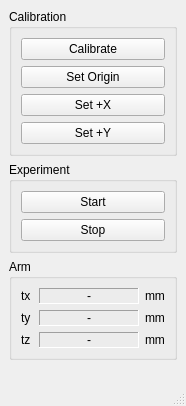
<ui version="4.0" >
 <class>MicroscribeLoggerForm</class>
 <widget class="QMainWindow" name="MicroscribeLoggerForm" >
  <property name="geometry" >
   <rect>
    <x>0</x>
    <y>0</y>
    <width>186</width>
    <height>406</height>
   </rect>
  </property>
  <property name="windowTitle" >
   <string>Microscribe Logger</string>
  </property>
  <widget class="QWidget" name="centralwidget" >
   <property name="geometry" >
    <rect>
     <x>0</x>
     <y>21</y>
     <width>186</width>
     <height>366</height>
    </rect>
   </property>
   <layout class="QHBoxLayout" name="horizontalLayout_2" >
    <item>
     <layout class="QHBoxLayout" name="horizontalLayout" >
      <item>
       <layout class="QVBoxLayout" name="verticalLayout" >
        <item>
         <widget class="QGroupBox" name="groupBox" >
          <property name="sizePolicy" >
           <sizepolicy vsizetype="Preferred" hsizetype="Minimum" >
            <horstretch>0</horstretch>
            <verstretch>0</verstretch>
           </sizepolicy>
          </property>
          <property name="maximumSize" >
           <size>
            <width>16777215</width>
            <height>16777215</height>
           </size>
          </property>
          <property name="title" >
           <string>Calibration</string>
          </property>
          <layout class="QVBoxLayout" name="verticalLayout_2" >
           <item>
            <widget class="QPushButton" name="btnCalibrate" >
             <property name="text" >
              <string>Calibrate</string>
             </property>
            </widget>
           </item>
           <item>
            <widget class="QPushButton" name="btnSetOrigin" >
             <property name="text" >
              <string>Set Origin</string>
             </property>
            </widget>
           </item>
           <item>
            <widget class="QPushButton" name="btnSetPlusX" >
             <property name="text" >
              <string>Set +X</string>
             </property>
            </widget>
           </item>
           <item>
            <widget class="QPushButton" name="btnSetPlusY" >
             <property name="text" >
              <string>Set +Y</string>
             </property>
            </widget>
           </item>
          </layout>
         </widget>
        </item>
        <item>
         <widget class="QGroupBox" name="Experiment" >
          <property name="sizePolicy" >
           <sizepolicy vsizetype="Preferred" hsizetype="Minimum" >
            <horstretch>0</horstretch>
            <verstretch>0</verstretch>
           </sizepolicy>
          </property>
          <property name="minimumSize" >
           <size>
            <width>0</width>
            <height>0</height>
           </size>
          </property>
          <property name="maximumSize" >
           <size>
            <width>16777215</width>
            <height>16777215</height>
           </size>
          </property>
          <property name="title" >
           <string>Experiment</string>
          </property>
          <layout class="QVBoxLayout" name="verticalLayout_3" >
           <item>
            <widget class="QPushButton" name="btnStartExperiment" >
             <property name="text" >
              <string>Start</string>
             </property>
            </widget>
           </item>
           <item>
            <widget class="QPushButton" name="btnStopExperiment" >
             <property name="text" >
              <string>Stop</string>
             </property>
            </widget>
           </item>
          </layout>
         </widget>
        </item>
        <item>
         <widget class="QGroupBox" name="groupBox_2" >
          <property name="title" >
           <string>Arm</string>
          </property>
          <layout class="QVBoxLayout" name="verticalLayout_4" >
           <item>
            <layout class="QGridLayout" name="gridLayout" >
             <item row="0" column="0" >
              <widget class="QLabel" name="label" >
               <property name="text" >
                <string>tx</string>
               </property>
              </widget>
             </item>
             <item row="0" column="1" >
              <widget class="QLabel" name="label_tx" >
               <property name="minimumSize" >
                <size>
                 <width>100</width>
                 <height>0</height>
                </size>
               </property>
               <property name="frameShape" >
                <enum>QFrame::Panel</enum>
               </property>
               <property name="frameShadow" >
                <enum>QFrame::Sunken</enum>
               </property>
               <property name="text" >
                <string>-</string>
               </property>
               <property name="alignment" >
                <set>Qt::AlignCenter</set>
               </property>
              </widget>
             </item>
             <item row="0" column="2" >
              <widget class="QLabel" name="label_7" >
               <property name="text" >
                <string>mm</string>
               </property>
              </widget>
             </item>
             <item row="1" column="0" >
              <widget class="QLabel" name="label_2" >
               <property name="text" >
                <string>ty</string>
               </property>
              </widget>
             </item>
             <item row="1" column="1" >
              <widget class="QLabel" name="label_ty" >
               <property name="minimumSize" >
                <size>
                 <width>100</width>
                 <height>0</height>
                </size>
               </property>
               <property name="frameShape" >
                <enum>QFrame::Panel</enum>
               </property>
               <property name="frameShadow" >
                <enum>QFrame::Sunken</enum>
               </property>
               <property name="text" >
                <string>-</string>
               </property>
               <property name="alignment" >
                <set>Qt::AlignCenter</set>
               </property>
              </widget>
             </item>
             <item row="1" column="2" >
              <widget class="QLabel" name="label_8" >
               <property name="text" >
                <string>mm</string>
               </property>
              </widget>
             </item>
             <item row="2" column="0" >
              <widget class="QLabel" name="label_3" >
               <property name="text" >
                <string>tz</string>
               </property>
              </widget>
             </item>
             <item row="2" column="1" >
              <widget class="QLabel" name="label_tz" >
               <property name="minimumSize" >
                <size>
                 <width>100</width>
                 <height>0</height>
                </size>
               </property>
               <property name="frameShape" >
                <enum>QFrame::Panel</enum>
               </property>
               <property name="frameShadow" >
                <enum>QFrame::Sunken</enum>
               </property>
               <property name="text" >
                <string>-</string>
               </property>
               <property name="alignment" >
                <set>Qt::AlignCenter</set>
               </property>
              </widget>
             </item>
             <item row="2" column="2" >
              <widget class="QLabel" name="label_9" >
               <property name="text" >
                <string>mm</string>
               </property>
              </widget>
             </item>
            </layout>
           </item>
          </layout>
         </widget>
        </item>
        <item>
         <spacer name="verticalSpacer" >
          <property name="orientation" >
           <enum>Qt::Vertical</enum>
          </property>
          <property name="sizeHint" stdset="0" >
           <size>
            <width>17</width>
            <height>394</height>
           </size>
          </property>
         </spacer>
        </item>
       </layout>
      </item>
     </layout>
    </item>
   </layout>
  </widget>
  <widget class="QMenuBar" name="menubar" >
   <property name="geometry" >
    <rect>
     <x>0</x>
     <y>0</y>
     <width>186</width>
     <height>21</height>
    </rect>
   </property>
   <property name="windowTitle" >
    <string>Microscribe Logger</string>
   </property>
  </widget>
  <widget class="QStatusBar" name="statusbar" >
   <property name="geometry" >
    <rect>
     <x>0</x>
     <y>387</y>
     <width>186</width>
     <height>19</height>
    </rect>
   </property>
  </widget>
  <action name="actionNew" >
   <property name="text" >
    <string>New</string>
   </property>
  </action>
  <action name="actionExit" >
   <property name="text" >
    <string>Exit</string>
   </property>
  </action>
 </widget>
 <resources/>
 <connections/>
</ui>
